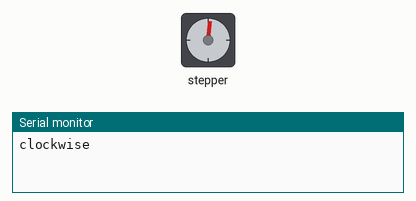
A sketch run on a simulated Arduino Uno, built with avr-gcc and run on an emulated ATmega328P. Shown: stepper motor, the last lines printed to the serial monitor. Stepper angles assume 200 steps per turn.

Above: at 0.05 s.
At 0.2 s:
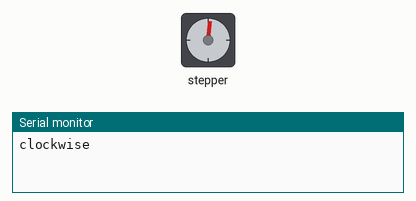
At 2.75 s:
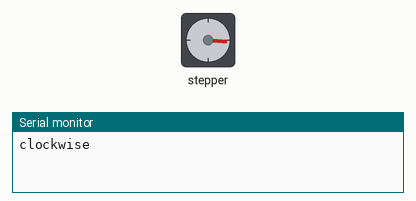
At 5.5 s:
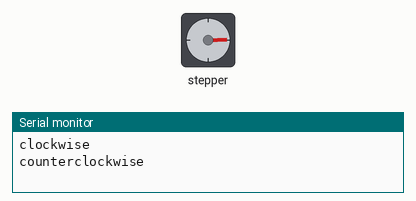
Timing chart, 0 to 13.7 s (numbered marks = the images above):
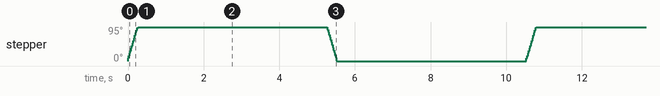

Measured:
- by itself, stepper: turns 95° clockwise in 0.27 s, then 95° counter-clockwise in 0.26 s, repeating every 10.5 s

The sketch:

Steppertest.ino
```cpp
// Include the Arduino Stepper Library
#include <Stepper.h>

// Number of steps per output rotation
const int stepsPerRevolution = 200;

// Create Instance of Stepper library
Stepper myStepper(stepsPerRevolution, 14, 15, 16, 17);


void setup()
{
  // set the speed at 60 rpm:
  myStepper.setSpeed(60);
  // initialize the serial port:
  Serial.begin(9600);
}

void loop()
{
  // step one revolution in one direction:
  Serial.println("clockwise");
  myStepper.step(stepsPerRevolution/4 + stepsPerRevolution/60);
  digitalWrite(14,LOW);
  digitalWrite(15,LOW);
  digitalWrite(16,LOW);
  digitalWrite(17,LOW);
  delay(5000);


  // step one revolution in the other direction:
  Serial.println("counterclockwise");
  myStepper.step(-stepsPerRevolution/4 - stepsPerRevolution/60);
  digitalWrite(14,LOW);
  digitalWrite(15,LOW);
  digitalWrite(16,LOW);
  digitalWrite(17,LOW);
  delay(5000);
}
```
